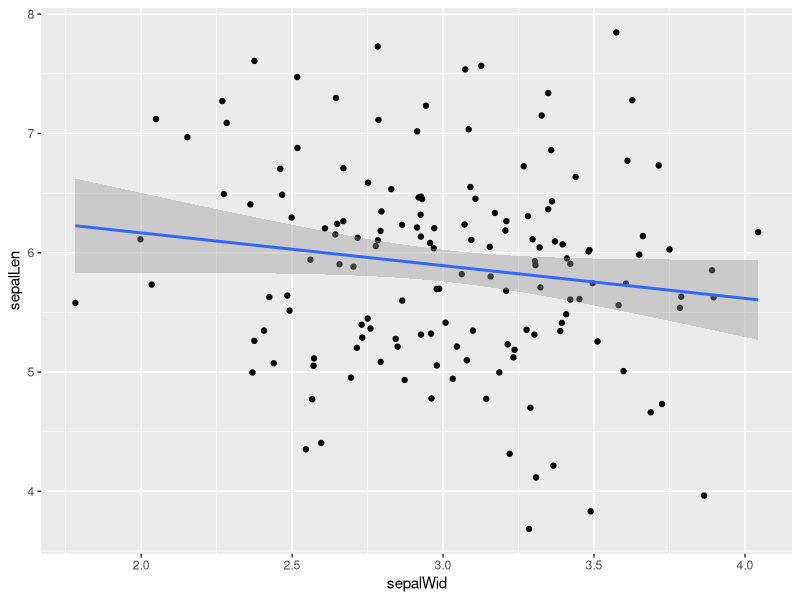
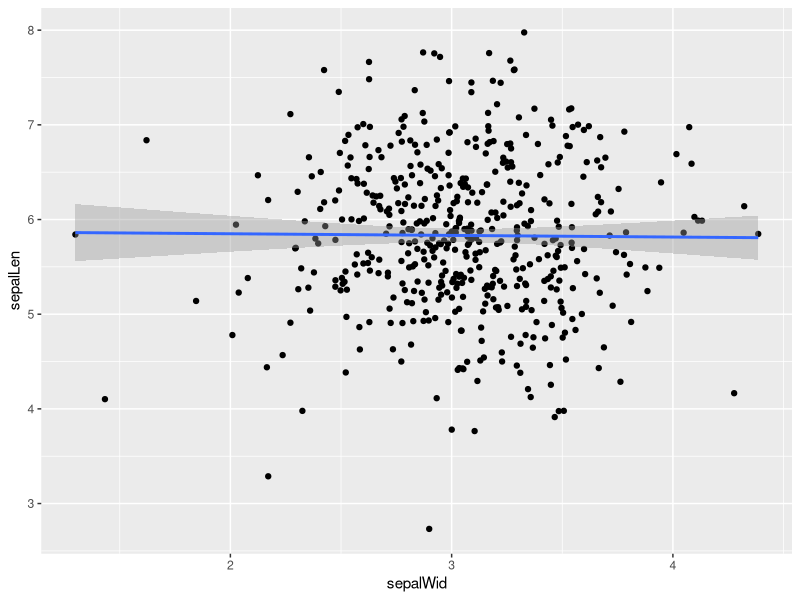
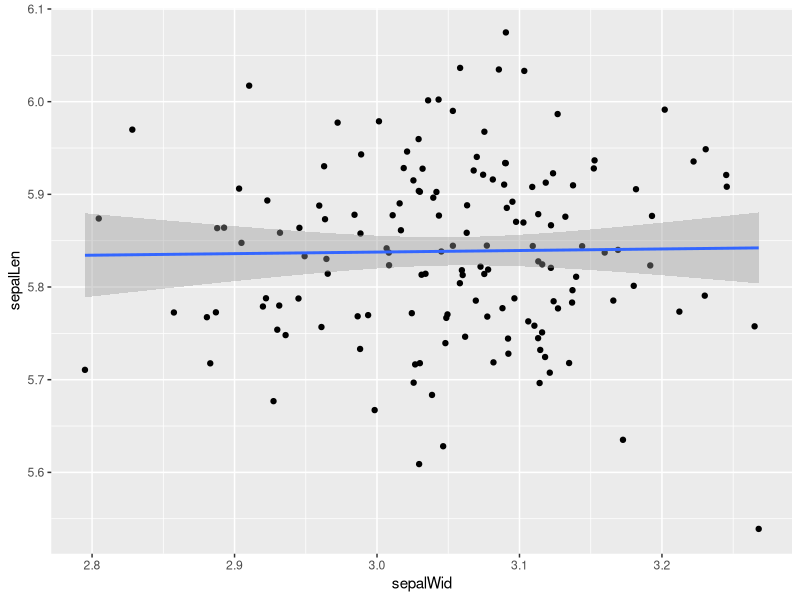
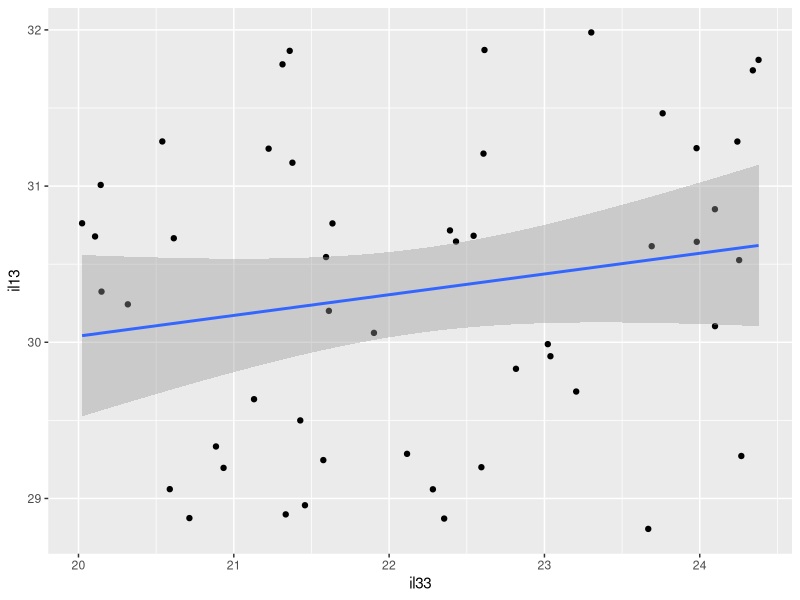

Recreate these plots in R, in order.
library(ggplot2)

dataCreate <- function(mean1=5.84, mean2=3.05, n1=150, n2=150, sd1=.8253, sd2=.4344){
  mydf <- data.frame(sepalLen=rnorm(mean=mean1, n=n1, sd=sd1), sepalWid= rnorm(mean=mean2, n=n2, sd=sd2))
  return(mydf)
}
myDF1 <- dataCreate()

head(myDF1)
# melt(myDF) places it in a format that can be used to perform an anova

myReg <- function(data=myDF1){
  lreg<- lm(sepalLen~sepalWid, data=data)
  return(lreg)
 
}
lregr1 <- myReg()
summary(lregr1)

myGraph <- function(data=lregr1){
  regPlot <- ggplot( data=data, mapping=aes(x=sepalWid, y=sepalLen))+
    geom_point()+
    stat_smooth(method=lm)
  
  return(regPlot)
}
plot1 <-myGraph()
plot1
results1 <-print(summary(lregr1)$coefficients)
pvalue <-print(summary(lregr1)$coefficients[2,4])

#increasing N
myDF2 <- dataCreate(n1=500, n2=500)
lregr2 <- myReg(data=myDF2)
plot2 <-myGraph(data=lregr2)
plot2
results2 <- print(summary(lregr2)$coefficients) 



results1[2,4]
results2[2,4]

# decreasing sd
myDF3 <- dataCreate(sd1=.1, sd2=.1)
lregr3 <- myReg(data=myDF3)
plot3 <-myGraph(data=lregr3)
plot3
rel3<- print(summary(lregr3)$coefficients)
#increasing sd
myDF2 <- dataCreate(sd1=3)
lregr2 <- myReg(data=myDF2)
#plot2 <-myGraph(data=lregr2)
#plot2
sd2inc<- print(summary(lregr2)$coefficients)

# new simulated data model
n <- 50
il33 <- 22.2 + runif(n, min=-2.2,max=2.2)
il13 <- 1.369*il33 + runif(n,min=-1.6, max=1.6) 
ID <- seq_len(n)
regData <- data.frame(ID,il33,il13)
#linear model
regModel <- lm(il13~il33, data=regData)
summary(regModel)$coefficients
z <- summary(regModel)
z$coefficients
mySlope <- z$coefficients[2,1]
pvalue<-summary(regModel)$coefficients[2,4]
# this will most definitely give us a significant p value. Now to put it into a model
# now to put this into a function

dataCreate <- function(mean1=22.2, n1=50, n2=50){
  mydf <- data.frame(il33= mean1+ runif(n, min=-2.2,max=2.2), il13= 1.369*mean1+ runif(n,min=-1.6, max=1.6))
  return(mydf)
}
myDF1 <- dataCreate()

myReg <- function(data=myDF1){
  lreg<- lm(il13~il33, data=data)
  return(lreg)
}
lregr1 <- myReg()
summary(lregr1)

myGraph <- function(data=lregr1){
  regPlot <- ggplot( data=data, mapping=aes(x=il33, y=il13))+
    geom_point()+
    stat_smooth(method=lm)
  
  return(regPlot)
}
plot1 <-myGraph()
plot1
pvalue <-print(summary(lregr1)$coefficients[2,4])
summary(regModel)$coefficients
z <- summary(regModel)
z$coefficients
mySlope <- z$coefficients[2,1]

#make il33 rnorm, il13 part of it.